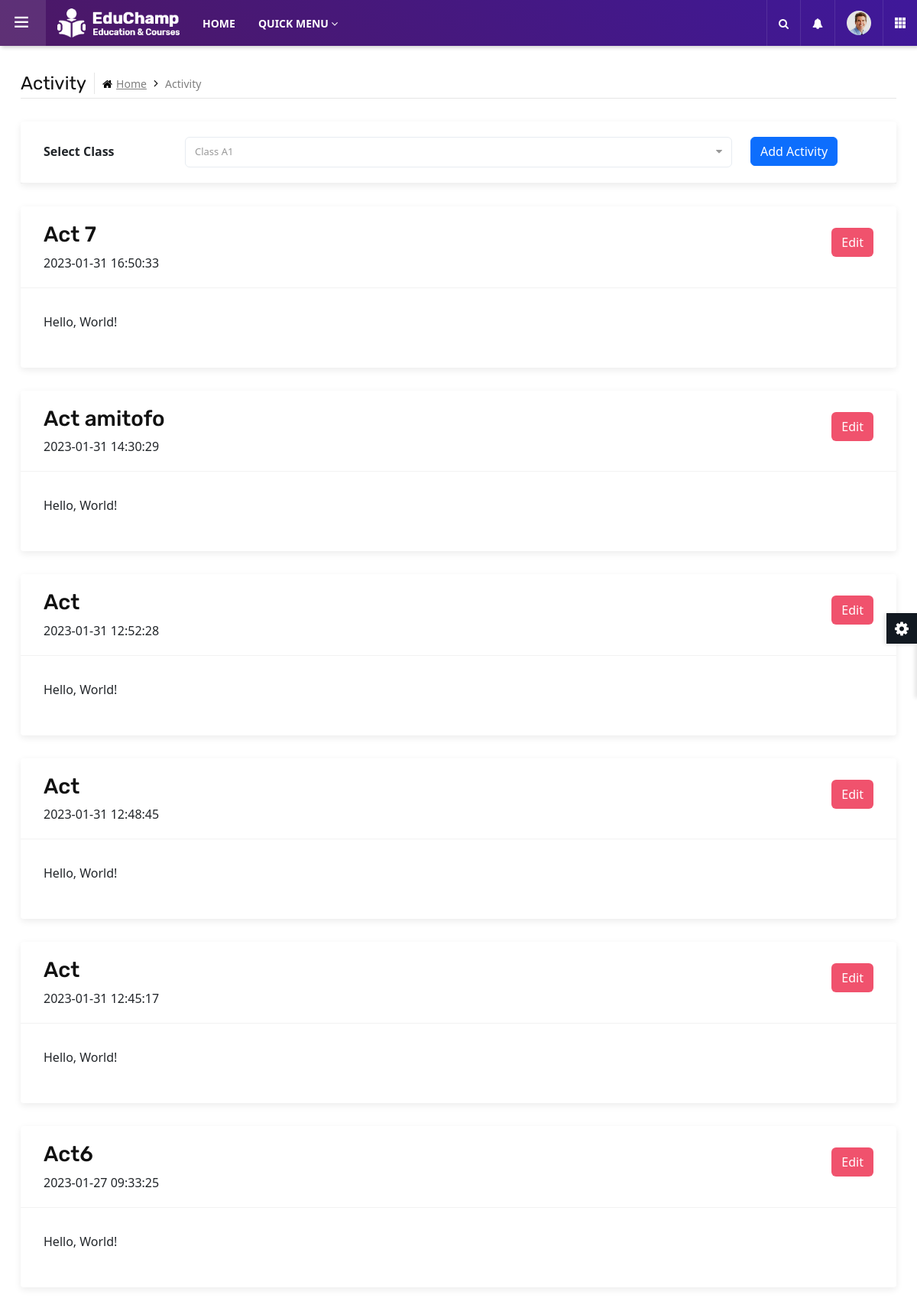
Screenshot of /activityPostTeac.php (signed in) with the database file from the repository.
### tables this page shows
CREATE TABLE `activity` (
  `actID` int(11) NOT NULL,
  `actDate` timestamp NOT NULL DEFAULT current_timestamp(),
  `actTitle` text NOT NULL,
  `actDesc` mediumtext NOT NULL,
  `tIC` char(12) DEFAULT NULL,
  `clsName` varchar(20) DEFAULT NULL
);

### activityPostTeac.php (the view, shortened to what this page needs)
<?php
include "dbconnect.php";
?>
<main class="ttr-wrapper">
<div class="container-fluid">
    <div class="db-breadcrumb">
        <h4 class="breadcrumb-title">Activity</h4>
        <ul class="db-breadcrumb-list">
            <li><a href="#"><i class="fa fa-home"></i>Home</a></li>
            <li>Activity</li>
        </ul>
    </div>
    <div class="row">
            <div class='col-lg-12 m-b30'>
                <div class='widget-box '>
                    <div class='wc-title'>
                    <form id = "form-select" method = "post" action = "activityPostTeac.php" >
                    <div class=' row'>
								<label class='col-sm-2 col-form-label'>Select Class</label>
								<div class='col-sm-8'><select name = "clsName" id = "selectClass" onchange = "changeClass();">
                            <?php
                            $query = "SELECT DISTINCT clsName FROM SubjectsTeac WHERE tIC = $_SESSION[tIC]";
                            $result = mysqli_query($con, $query);
                            while( $row = mysqli_fetch_array($result)){
                                echo"
                                    <option value = '$row[clsName]'
                                ";
                                if( $_POST["clsName"] == $row["clsName"]){
                                echo"
                                    selected
                                ";
                                }
                                echo"
                                > $row[clsName]</option>
                                ";
                            }
                            ?>
                            </select></div>
                            <div class = "col-lg-2">
                            <a class = "btn btn-primary" href = "activityEdit.php"> Add Activity</a>
                            </div>
                    </form>
                    </div>
                </div>
            </div>
        </div>
            <?php
            $queryPost = "SELECT * FROM Activity WHERE clsName = '$_POST[clsName]' ORDER BY actID DESC";
            $resultPost = mysqli_query($con, $queryPost);
            while( $rowPost = mysqli_fetch_array($resultPost)){
                echo "
                <div class='col-lg-12 m-b30'>
                <div class='widget-box'>
                    <div class='wc-title'>
                    <div class = 'row'>
                        <div class = 'col-lg-8'>
                        <h3>$rowPost[actTitle]</h3>
                        <time>$rowPost[actDate]</time>
                        </div>
                        <div class = 'col-lg-4 mt-2'>
                        <form method = 'post' action = 'activityEdit.php'>
                        <button class = 'btn red pull-right ' name = 'editing' value = '$rowPost[actID]' type = 'submit'>Edit</button>
                        </form>
                        </div>
                    </div>
                    </div>
                    <div class='widget-inner'>
                        $rowPost[actDesc]
                    </div>
                </div>
                </div>
                ";
            }
            ?>
            </div>
</main>

### assets/css/typography.css (style rules this page uses)
body { background-color: #fff; font-family: Rubik; font-size: 16px; font-weight: 400; color:#505050; padding: 0; margin: 0; overflow-x: hidden; -webkit-font-smoothing: antialiased; font-smoothing: antialiased; -moz-osx-font-smoothing: grayscale; scroll-behavior: smooth; }
section, article, aside, details, figcaption, figure, footer, header, hgroup, main, menu, nav, summary { display: block; }
p, address, pre, hr, ul, ol, dl, dd, table { margin-bottom: 24px; }
p { line-height: 28px; margin-bottom: 24px; }
h1, h2, h3, h4, h5, h6 { color: #111111; font-family: rubik; margin-top:0; }
h3 { font-size: 28px; line-height: 35px; margin-bottom: 20px; font-weight: 700; }
h4 { font-size: 22px; line-height: 28px; margin-bottom: 15px; font-weight: 500; }
dl, ul, ol { list-style-position: outside; padding: 0; }
ul, ol { margin-bottom: 24px; }
ul li, ol li { padding: 0; }
.m-b30 { margin-bottom: 30px; }

### assets/css/dashboard.css (style rules this page uses)
.ttr-pinned-sidebar.ttr-opened-sidebar .ttr-wrapper { margin-left: 300px; }
.ttr-pinned-sidebar .ttr-wrapper { margin-left: 0; }
.ttr-wrapper { padding-top: 95px; -webkit-transition: margin 200ms cubic-bezier(0.215, 0.610, 0.355, 1.000); -moz-transition: margin 200ms cubic-bezier(0.215, 0.610, 0.355, 1.000); -o-transition: margin 200ms cubic-bezier(0.215, 0.610, 0.355, 1.000); transition: margin 200ms cubic-bezier(0.215, 0.610, 0.355, 1.000); }
.ttr-wrapper { padding-left:15px; padding-right:15px; }
.db-breadcrumb { display:flex; align-items: center; border-bottom: 1px solid rgba(0,0,0,0.1); padding-bottom: 5px; margin-bottom: 30px; }
.db-breadcrumb-list { list-style:none; margin:0; padding:0; }
.breadcrumb-title { margin-bottom: 0; font-weight: 400; border-right: 1px solid rgba(0,0,0,0.1); padding-right: 10px; margin-right: 10px; line-height: 28px; }
.db-breadcrumb-list li { display: inline-block; color: #7f7f7f; font-size: 14px; padding: 0 20px 0px 0; position:relative; }
.db-breadcrumb-list li i { margin-right:5px; color:#000; }
.db-breadcrumb-list li a { color:#7f7f7f; }
.db-breadcrumb-list li:last-child { padding-right:0; }
.db-breadcrumb-list li:after { font-family: FontAwesome; content: "\f105"; position: absolute; color: #000; right: 5px; font-size: 15px; top: -1px; }
.db-breadcrumb-list li:last-child:after { content:none; }
.widget-box { background-color: #fff; box-shadow:0 3px 10px 0px rgba(0,0,0,.08); border-radius: 4px; height: 100%; }
.widget-box .widget-inner { padding:30px; }
.widget-box .wc-title { border-bottom:1px solid rgba(0,0,0,0.05); padding:20px 30px; }
@media only screen and (max-width: 1200px) { .ttr-pinned-sidebar .ttr-wrapper { margin-left: 310px; } }
@media only screen and (max-width: 1200px) { .ttr-pinned-sidebar.ttr-opened-sidebar .ttr-wrapper { margin-left: 0; } }

### assets/css/color/color-1.css (style rules this page uses)
:root { --primary: #4c1864; --sc-primary: #4d0a91; }
.bg-primary,.btn,.comments-area .comment-form p input[type="submit"],.pagination > .active > a,.pagination > .active > span,.pagination > .active > a:hover,.pagination > .active > span:hover,.pagination > .active > a:focus,.pagination > .active > span:focus,.feature-filters .active > [class*="btn"],.list-num-count > li:before,.pagination-bx.primary .pagination > li > a, .pagination-bx.primary .pagination > li > span,button.back-to-top,.rev-btn { background-color: #4c1864; }
.course-info-list ul li a.active, .course-info-list ul li a:hover,.btn,.profile-tabnav .nav li a.active,button.back-to-top,.upcoming-event-carousel.owl-btn-1 .owl-prev, .upcoming-event-carousel.owl-btn-1 .owl-next,.courses-carousel .owl-nav .owl-next, .courses-carousel .owl-nav .owl-prev, .recent-news-carousel .owl-nav .owl-next, .recent-news-carousel .owl-nav .owl-prev, .testimonial-carousel .owl-nav .owl-next, .testimonial-carousel .owl-nav .owl-prev { background-color:#f7b205; color:#000; }

### rows the page displays
activity: actTitle "Act 7", actDate "2023-01-31 16:50:33", $rowPost[actID] 13 (drawn), actDesc "Hello, World!"
activity: actTitle "Act amitofo", actDate "2023-01-31 14:30:29", $rowPost[actID] 9 (drawn), actDesc "Hello, World!"
activity: actTitle "Act", actDate "2023-01-31 12:52:28", $rowPost[actID] 8 (drawn), actDesc "Hello, World!"
activity: actTitle "Act", actDate "2023-01-31 12:48:45", $rowPost[actID] 7 (drawn), actDesc "Hello, World!"
activity: actTitle "Act", actDate "2023-01-31 12:45:17", $rowPost[actID] 6 (drawn), actDesc "Hello, World!"
activity: actTitle "Act6", actDate "2023-01-27 09:33:25", $rowPost[actID] 2 (drawn), actDesc "Hello, World!"

### other values shown
$row[clsName] "Class A1"
